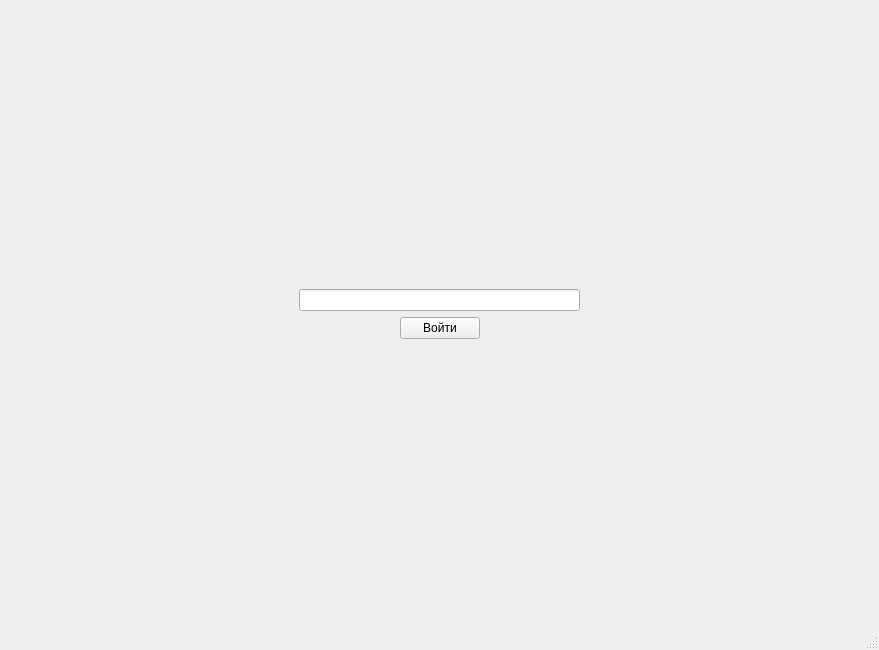
<?xml version="1.0" encoding="UTF-8"?>
<ui version="4.0">
 <class>MainWindow</class>
 <widget class="QMainWindow" name="MainWindow">
  <property name="geometry">
   <rect>
    <x>0</x>
    <y>0</y>
    <width>879</width>
    <height>650</height>
   </rect>
  </property>
  <property name="windowTitle">
   <string>MainWindow</string>
  </property>
  <widget class="QWidget" name="centralwidget">
   <layout class="QVBoxLayout" name="verticalLayout">
    <item>
     <widget class="QStackedWidget" name="stackedWidget">
      <property name="currentIndex">
       <number>1</number>
      </property>
      <widget class="QWidget" name="page">
       <layout class="QGridLayout" name="gridLayout">
        <item row="0" column="0">
         <layout class="QVBoxLayout" name="verticalLayout_2">
          <item>
           <widget class="QListWidget" name="listWidget"/>
          </item>
          <item>
           <layout class="QHBoxLayout" name="horizontalLayout">
            <item>
             <spacer name="horizontalSpacer_2">
              <property name="orientation">
               <enum>Qt::Horizontal</enum>
              </property>
              <property name="sizeHint" stdset="0">
               <size>
                <width>40</width>
                <height>20</height>
               </size>
              </property>
             </spacer>
            </item>
            <item>
             <widget class="QPushButton" name="openButton">
              <property name="text">
               <string>Открыть файл</string>
              </property>
             </widget>
            </item>
            <item>
             <spacer name="horizontalSpacer">
              <property name="orientation">
               <enum>Qt::Horizontal</enum>
              </property>
              <property name="sizeHint" stdset="0">
               <size>
                <width>40</width>
                <height>20</height>
               </size>
              </property>
             </spacer>
            </item>
           </layout>
          </item>
         </layout>
        </item>
       </layout>
      </widget>
      <widget class="QWidget" name="page_2">
       <layout class="QGridLayout" name="gridLayout_2">
        <item row="0" column="1">
         <spacer name="verticalSpacer_2">
          <property name="orientation">
           <enum>Qt::Vertical</enum>
          </property>
          <property name="sizeHint" stdset="0">
           <size>
            <width>20</width>
            <height>248</height>
           </size>
          </property>
         </spacer>
        </item>
        <item row="1" column="0">
         <spacer name="horizontalSpacer_5">
          <property name="orientation">
           <enum>Qt::Horizontal</enum>
          </property>
          <property name="sizeHint" stdset="0">
           <size>
            <width>274</width>
            <height>20</height>
           </size>
          </property>
         </spacer>
        </item>
        <item row="1" column="1">
         <layout class="QVBoxLayout" name="verticalLayout_4">
          <item>
           <widget class="QLineEdit" name="lineEdit">
            <property name="echoMode">
             <enum>QLineEdit::Password</enum>
            </property>
           </widget>
          </item>
          <item>
           <layout class="QHBoxLayout" name="horizontalLayout_2">
            <item>
             <spacer name="horizontalSpacer_3">
              <property name="orientation">
               <enum>Qt::Horizontal</enum>
              </property>
              <property name="sizeHint" stdset="0">
               <size>
                <width>40</width>
                <height>20</height>
               </size>
              </property>
             </spacer>
            </item>
            <item>
             <widget class="QPushButton" name="pushButton">
              <property name="text">
               <string>Войти</string>
              </property>
             </widget>
            </item>
            <item>
             <spacer name="horizontalSpacer_4">
              <property name="orientation">
               <enum>Qt::Horizontal</enum>
              </property>
              <property name="sizeHint" stdset="0">
               <size>
                <width>40</width>
                <height>20</height>
               </size>
              </property>
             </spacer>
            </item>
           </layout>
          </item>
         </layout>
        </item>
        <item row="1" column="2">
         <spacer name="horizontalSpacer_6">
          <property name="orientation">
           <enum>Qt::Horizontal</enum>
          </property>
          <property name="sizeHint" stdset="0">
           <size>
            <width>274</width>
            <height>20</height>
           </size>
          </property>
         </spacer>
        </item>
        <item row="2" column="1">
         <spacer name="verticalSpacer">
          <property name="orientation">
           <enum>Qt::Vertical</enum>
          </property>
          <property name="sizeHint" stdset="0">
           <size>
            <width>20</width>
            <height>247</height>
           </size>
          </property>
         </spacer>
        </item>
       </layout>
      </widget>
     </widget>
    </item>
   </layout>
  </widget>
  <widget class="QMenuBar" name="menubar">
   <property name="geometry">
    <rect>
     <x>0</x>
     <y>0</y>
     <width>879</width>
     <height>21</height>
    </rect>
   </property>
  </widget>
  <widget class="QStatusBar" name="statusbar"/>
 </widget>
 <resources/>
 <connections/>
</ui>
